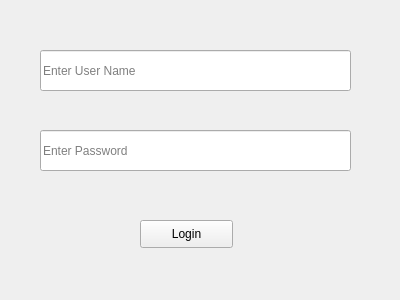
<?xml version="1.0" encoding="UTF-8"?>
<ui version="4.0">
 <class>Form</class>
 <widget class="QWidget" name="Form">
  <property name="geometry">
   <rect>
    <x>0</x>
    <y>0</y>
    <width>400</width>
    <height>300</height>
   </rect>
  </property>
  <property name="windowTitle">
   <string>Form</string>
  </property>
  <widget class="QLineEdit" name="lineEdit">
   <property name="geometry">
    <rect>
     <x>40</x>
     <y>50</y>
     <width>311</width>
     <height>41</height>
    </rect>
   </property>
   <property name="placeholderText">
    <string>Enter User Name</string>
   </property>
  </widget>
  <widget class="QLineEdit" name="lineEdit_2">
   <property name="geometry">
    <rect>
     <x>40</x>
     <y>130</y>
     <width>311</width>
     <height>41</height>
    </rect>
   </property>
   <property name="echoMode">
    <enum>QLineEdit::Password</enum>
   </property>
   <property name="placeholderText">
    <string>Enter Password</string>
   </property>
  </widget>
  <widget class="QPushButton" name="pushButton">
   <property name="geometry">
    <rect>
     <x>140</x>
     <y>220</y>
     <width>93</width>
     <height>28</height>
    </rect>
   </property>
   <property name="text">
    <string>Login</string>
   </property>
  </widget>
  <widget class="QLabel" name="label">
   <property name="geometry">
    <rect>
     <x>40</x>
     <y>180</y>
     <width>311</width>
     <height>16</height>
    </rect>
   </property>
   <property name="text">
    <string/>
   </property>
  </widget>
 </widget>
 <resources/>
 <connections/>
</ui>
